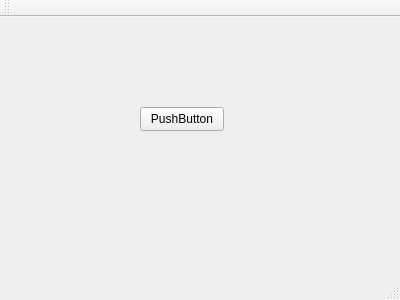
<?xml version="1.0" encoding="UTF-8"?>
<ui version="4.0">
 <class>MainWindow</class>
 <widget class="QMainWindow" name="MainWindow">
  <property name="geometry">
   <rect>
    <x>0</x>
    <y>0</y>
    <width>400</width>
    <height>300</height>
   </rect>
  </property>
  <property name="windowTitle">
   <string>MainWindow</string>
  </property>
  <widget class="QWidget" name="centralWidget">
   <widget class="QPushButton" name="pushButton">
    <property name="geometry">
     <rect>
      <x>140</x>
      <y>90</y>
      <width>84</width>
      <height>24</height>
     </rect>
    </property>
    <property name="text">
     <string>PushButton</string>
    </property>
   </widget>
  </widget>
  <widget class="QMenuBar" name="menuBar">
   <property name="geometry">
    <rect>
     <x>0</x>
     <y>0</y>
     <width>400</width>
     <height>25</height>
    </rect>
   </property>
  </widget>
  <widget class="QToolBar" name="mainToolBar">
   <attribute name="toolBarArea">
    <enum>TopToolBarArea</enum>
   </attribute>
   <attribute name="toolBarBreak">
    <bool>false</bool>
   </attribute>
  </widget>
  <widget class="QStatusBar" name="statusBar"/>
 </widget>
 <layoutdefault spacing="6" margin="11"/>
 <resources/>
 <connections/>
</ui>
